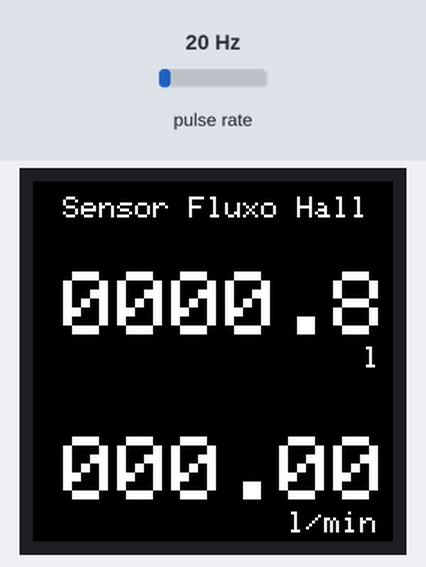
A sketch run on a simulated Arduino Uno, built with avr-gcc and run on an emulated ATmega328P. Parts: 240×240 colour display. Wiring (inferred from the names in the program): pulse sensor: data pin 2. Inputs (shaded band) come from the test bench; at power-on: pulse rate 20 Hz.

Above: at 1.2 s.
1.3 s: pulse rate (sensor on pin 2) set to 4 Hz
At 1.9 s:
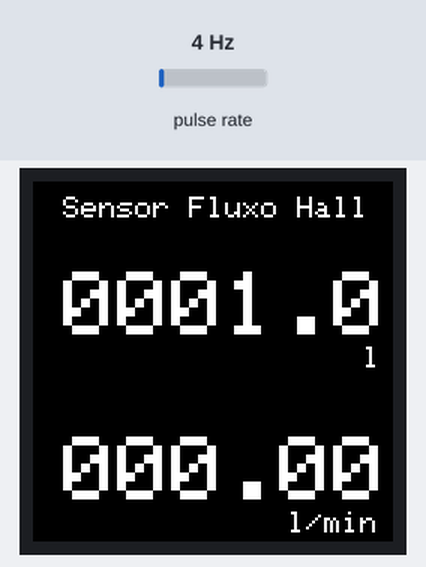
3.5 s: pulse rate (sensor on pin 2) set to 50 Hz
At 4.5 s:
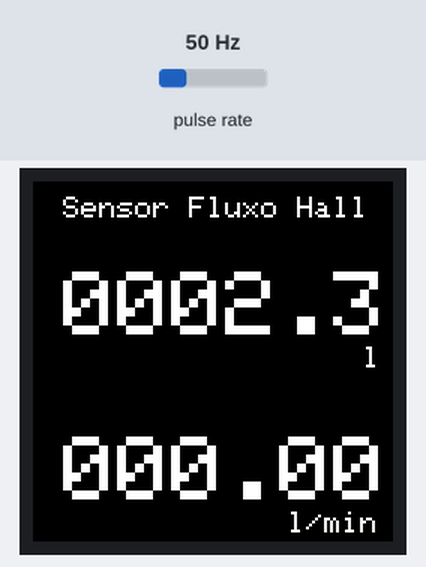
6.1 s: pulse rate (sensor on pin 2) set to 100 Hz
At 8.1 s:
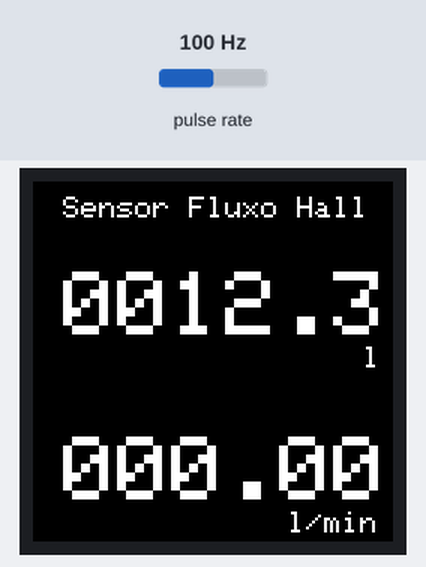
Timing chart, 0 to 9.6 s (numbered marks = the images above; inputs shaded):
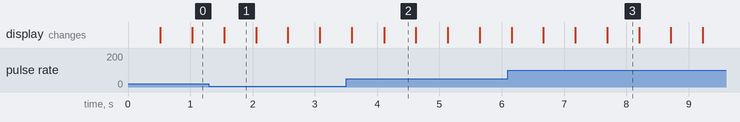

The sketch:

Display_Fluxo_Hall.ino
```cpp
#include <SPI.h>
#include <Adafruit_GFX.h>
#include <Arduino_ST7789_Fast.h>

#define TFT_DC 10
#define TFT_RST 14
#define SCR_WD 240
#define SCR_HT 240

#define sensorPin 2

Arduino_ST7789 tft = Arduino_ST7789(TFT_DC, TFT_RST);

const double pulsosPorLitro = 25.85;

uint32_t pulseCount = 0;
// uint32_t pulseCountTotal = 0;
uint32_t pulseCountVolume = 0;

double volume = 0.0;
double volumeAnterior = 0.0;

unsigned long ultimaAtualizacao = 0;
unsigned long ultimaAtualizacaoFluxo = 0;

String volumeString = "0000.0";
String fluxoString = "000.00";
//String contTotalString = "0";

void pulseCounter() {
  pulseCount++;
  pulseCountVolume++;
}

void setup() {
  pinMode(sensorPin, INPUT);
  digitalWrite(sensorPin, HIGH);

  tft.init(SCR_WD, SCR_HT);
  tft.fillScreen(BLACK);
  tft.setTextColor(WHITE);

  tft.setTextSize(2);
  tft.setCursor(20, 10);
  tft.println("Sensor Fluxo Hall");

  tft.setTextSize(6);
  tft.setCursor(20, 60);
  tft.println(volumeString);
  tft.setTextSize(2);
  tft.setCursor(220, 110);
  tft.println("l");

  /*tft.setTextSize(6);
  tft.setCursor(20, 60);
  tft.println(contTotalString);
  tft.setTextSize(2);
  tft.setCursor(20, 110);
  tft.println("pulsos");*/

  tft.setTextSize(6);
  tft.setCursor(20, 170);
  tft.println(fluxoString);
  tft.setTextSize(2);
  tft.setCursor(170, 220);
  tft.println("l/min");

  attachInterrupt(digitalPinToInterrupt(sensorPin), pulseCounter, FALLING);
}

void loop() {
  /*if (statusPin && !digitalRead(contadorPin)) {
    delay(20);
    if (!digitalRead(contadorPin)) {
      volume += 0.5;
      statusPin = false;
      digitalWrite(ledPin, HIGH);
    }
  }

  if (!statusPin && digitalRead(contadorPin)) {
    delay(20);
    if (digitalRead(contadorPin)) {
      statusPin = true;
      digitalWrite(ledPin, LOW);
    }
  }*/

  if (millis() > ultimaAtualizacao + 500) {

    volume = pulseCountVolume / pulsosPorLitro;

    if (volume != volumeAnterior) {
      tft.setCursor(20, 60);
      tft.setTextSize(6);
      tft.setTextColor(BLACK);
      tft.println(volumeString);

      volumeString = "";
      if (volume < 10.0) {
        volumeString = "000";
      }
      else if (volume < 100.0) {
        volumeString = "00";
      }
      else if (volume < 1000.0) {
        volumeString = "0";
      }
      volumeString += String(volume, 1);

      tft.setTextSize(6);
      tft.setTextColor(WHITE);
      tft.setCursor(20, 60);
      tft.println(volumeString);

      volumeAnterior = volume;
    }

    ultimaAtualizacao = millis();
  }

  unsigned long _millis = millis();
  if (_millis > ultimaAtualizacaoFluxo + 10000) {

    /*pulseCountTotal += pulseCount;

    tft.setCursor(20, 60);
    tft.setTextSize(6);
    tft.setTextColor(BLACK);
    tft.println(contTotalString);

    contTotalString = (String)pulseCountTotal;

    tft.setTextSize(6);
    tft.setTextColor(WHITE);
    tft.setCursor(20, 60);
    tft.println(contTotalString);*/

    double _tempoMillis = (double)_millis - (double)ultimaAtualizacaoFluxo;
    double _litros = pulseCount / pulsosPorLitro; // litros contabilizados
    double _fluxoMilisegundo =  _litros / _tempoMillis; // fluxo em L / ms
    double _fluxo = _fluxoMilisegundo * 60000.0; // flluxo em L / min

    tft.setCursor(20, 170);
    tft.setTextSize(6);
    tft.setTextColor(BLACK);
    tft.println(fluxoString);

    fluxoString = "";
    if (_fluxo < 10.0) {
      fluxoString = "00";
    }
    else if (_fluxo < 100.0) {
      fluxoString = "0";
    }
    fluxoString += String(_fluxo, 2);

    tft.setTextSize(6);
    tft.setTextColor(WHITE);
    tft.setCursor(20, 170);
    tft.println(fluxoString);

    pulseCount = 0;
    ultimaAtualizacaoFluxo = _millis;
  }

  delay(10);
}
```

Measured:
- what the display in image 1 shows lasts 0.6 s, from 1.5 s to 2.1 s
